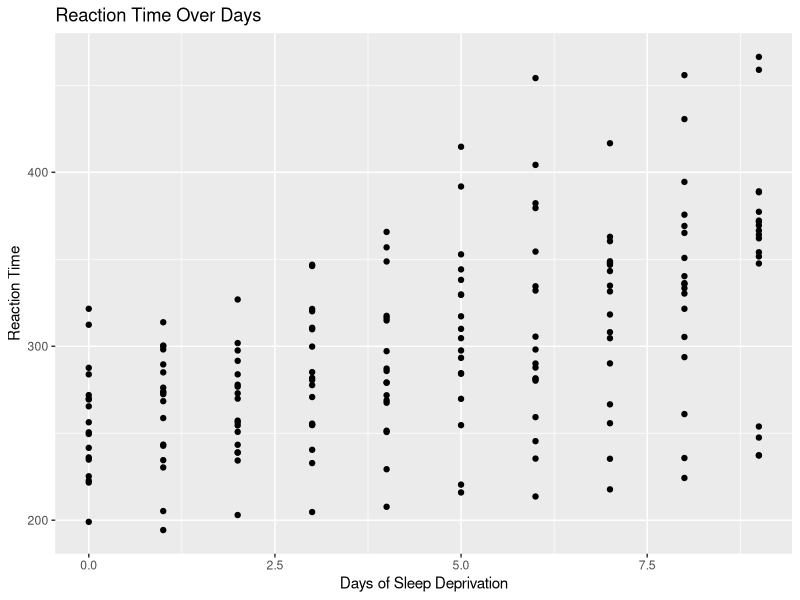
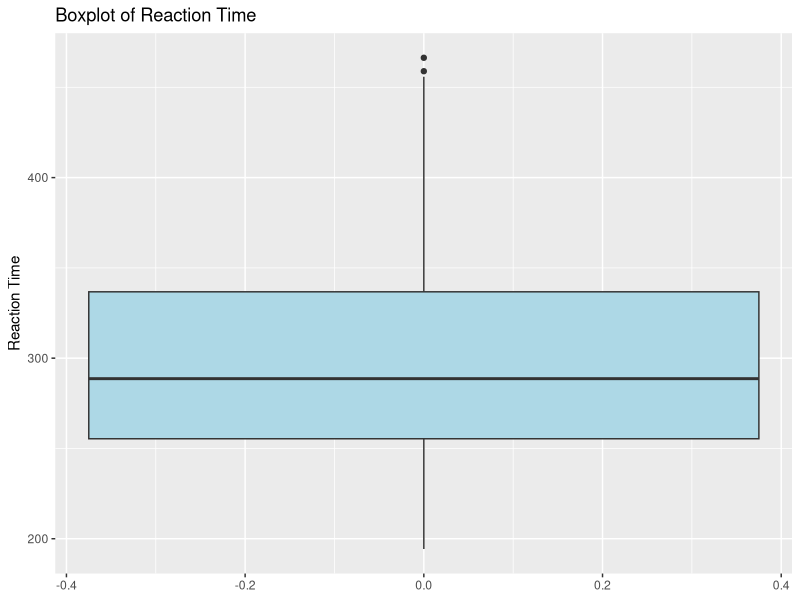
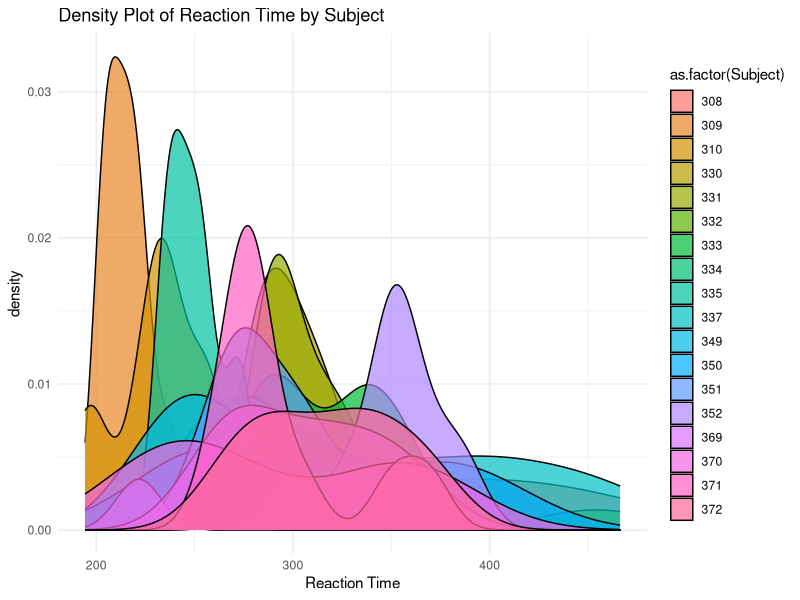
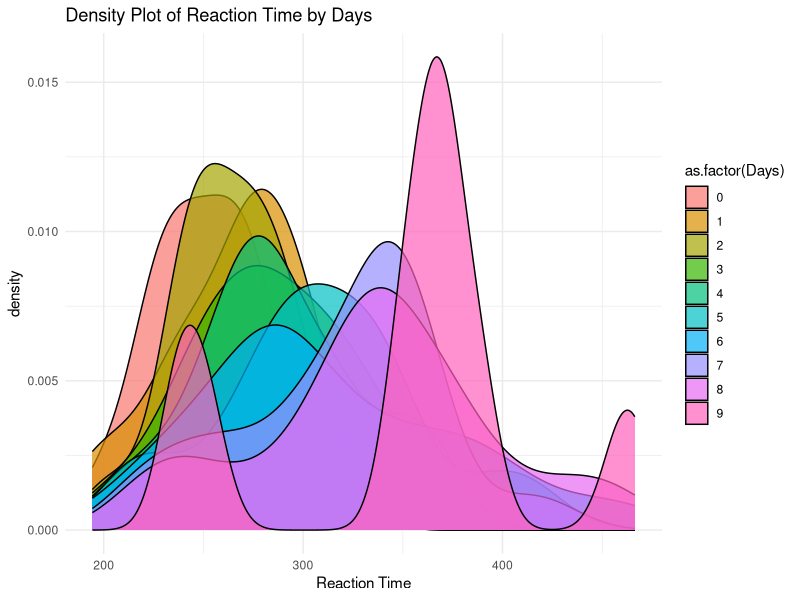
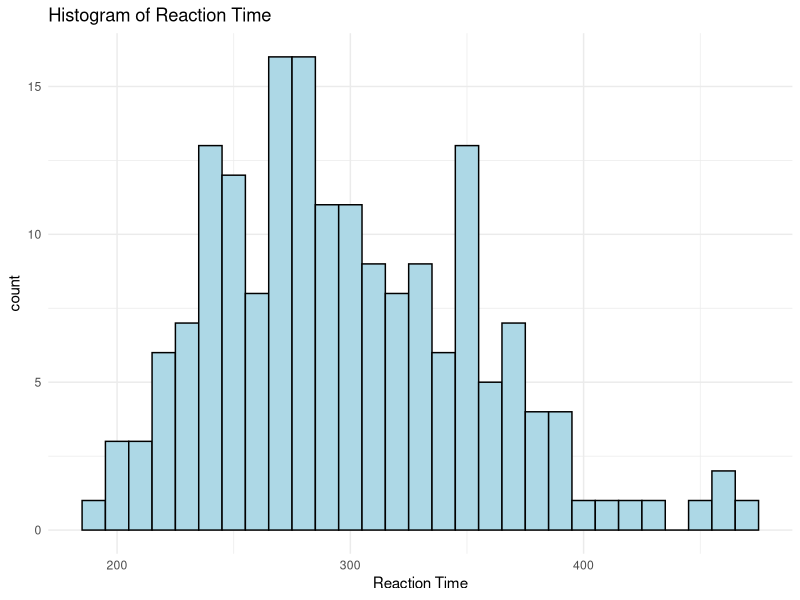
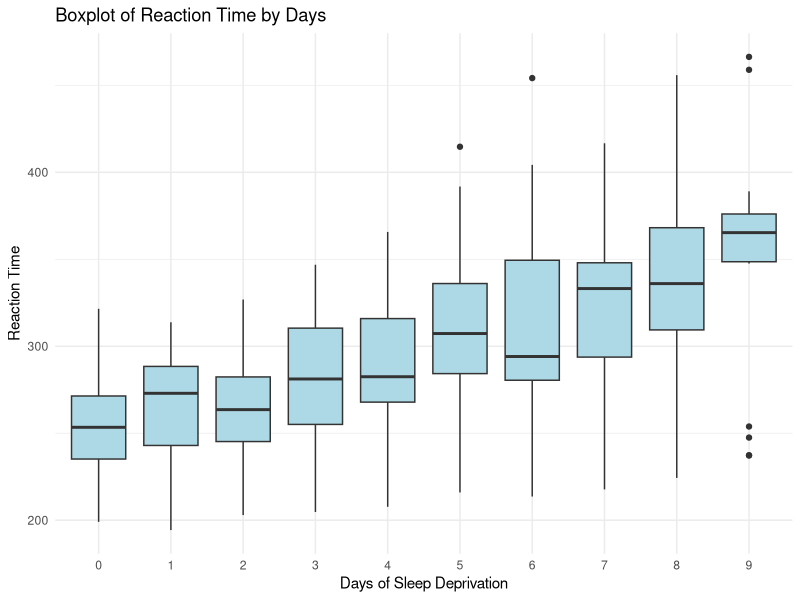
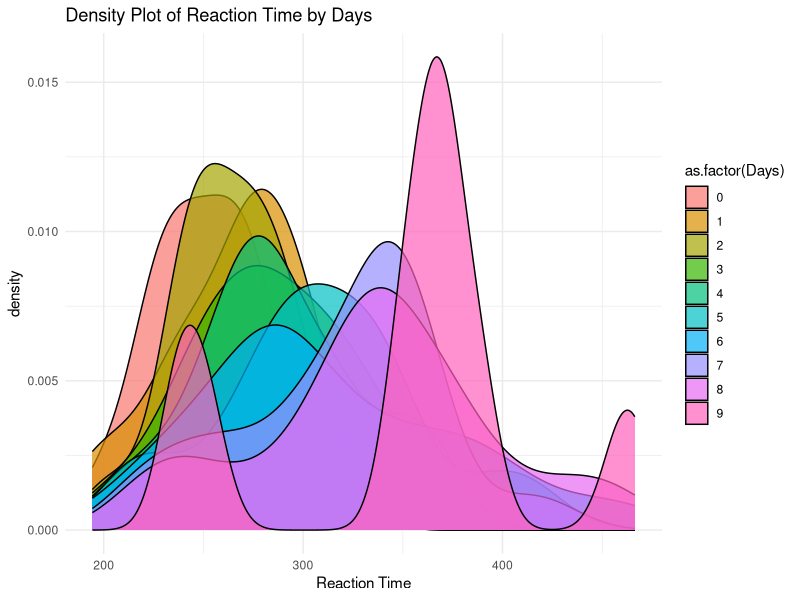
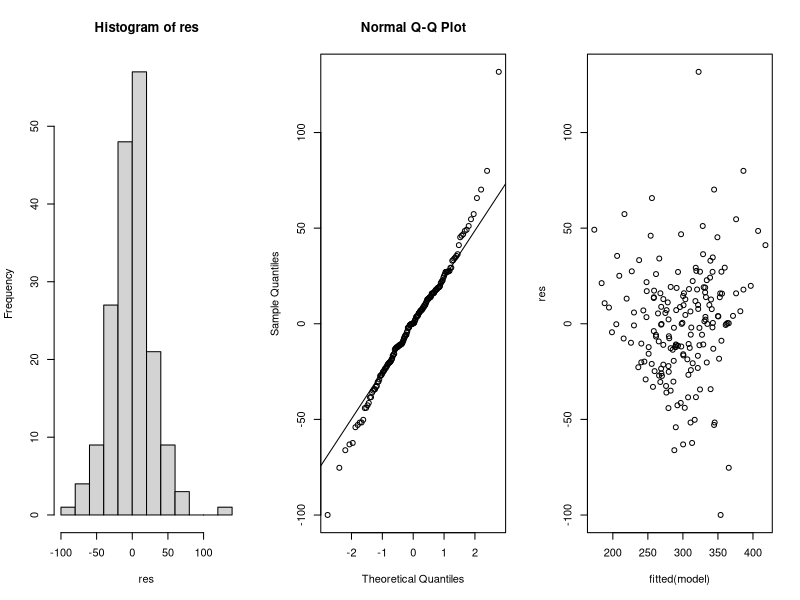

The R script that drew these images, in order:
library(lme4)
library('tidyverse')
library('broom')
library(ggplot2)
library(Matrix)
library(dplyr)

install.packages("xtable")
library(xtable)

#install.packages("reprex")
#install.packages("pak")
#pak::pak("tidyverse/reprex")

#1. Data Exploration
#a. Loading the data from R library
data("sleepstudy")

#Viewing the top 6 rows of the data to know what it is made of
head(sleepstudy)

#b. Exploring the structure of the dataset
str(sleepstudy)


#c. Visualization 
# Scatter plot
sleepstudy %>%
  ggplot(aes(x = Days, y = Reaction)) +
  geom_point() +
  labs(title = "Reaction Time Over Days",
       x = "Days of Sleep Deprivation", y = "Reaction Time")

# Boxplot
sleepstudy %>%
  ggplot(aes(y = Reaction)) +
  geom_boxplot(fill = "lightblue") +
  labs(title = "Boxplot of Reaction Time", y = "Reaction Time")
 
# Density plot
# The plot shows the densityplot of reaction time by subject
sleepstudy %>%
  ggplot(aes(x = Reaction, fill = as.factor(Subject))) +
  geom_density(alpha = 0.7) +
  labs(title = "Density Plot of Reaction Time by Subject", x = "Reaction Time") +
  theme_minimal()

# The plot shows the densityplot of reaction time by days
sleepstudy %>%
  ggplot(aes(x = Reaction, fill = as.factor(Days))) +
  geom_density(alpha = 0.7) +
  labs(title = "Density Plot of Reaction Time by Days", x = "Reaction Time") +
  theme_minimal()


#2 Descriptive Statistics

# a. summary statistics for the key variables
# grouping by days

summary_by_days <- sleepstudy %>%
  group_by(Days) %>%
  summarise(
    Mean_Reaction = mean(Reaction),
    Median_Reaction = median(Reaction),
    SD_Reaction = sd(Reaction),
    Min_Reaction = min(Reaction),
    Max_Reaction = max(Reaction)) %>% 
  mutate_all(~round(., 1))
summary_by_days

write.table(summary_by_days, file = "summary_by_days.txt", sep = ",", quote = FALSE, row.names = F)

summary_by_subject <- sleepstudy %>%
  group_by(Subject) %>%
  summarise(
    Mean_Reaction = mean(Reaction),
    Median_Reaction = median(Reaction),
    SD_Reaction = sd(Reaction),
    Min_Reaction = min(Reaction),
    Max_Reaction = max(Reaction))
summary_by_subject

write.table(summary_by_subject, file = "summary_by_subject.txt", sep = ",", quote = FALSE, row.names = F)


# b. Create visualizations

# Histogram
sleepstudy %>%
  ggplot(aes(x = Reaction)) +
  geom_histogram(binwidth = 10, fill = "lightblue", color = "black") +
  labs(title = "Histogram of Reaction Time", x = "Reaction Time") +
  theme_minimal()

# Boxplot by Days
sleepstudy %>%
  ggplot(aes(x = as.factor(Days), y = Reaction)) +
  geom_boxplot(fill = "lightblue") +
  labs(title = "Boxplot of Reaction Time by Days", x = "Days of Sleep Deprivation", y = "Reaction Time") +
  theme_minimal()

# The plot shows the densityplot of reaction time by days
sleepstudy %>%
  ggplot(aes(x = Reaction, fill = as.factor(Days))) +
  geom_density(alpha = 0.7) +
  labs(title = "Density Plot of Reaction Time by Days", x = "Reaction Time") +
  theme_minimal()

#3: Fit an adequate Model(s)

# a mixed-effects model

# The dataset involves repeated measurements on the same subjects over multiple days, introducing a level of dependency in the data. 
# A mixed-effects model is well-suited for handling this type of correlated observations within subjects.

model <- lmer(Reaction ~ Days + (1 | Subject), data = sleepstudy)
model


#4: Interpret the results
summary(model)

#For the fixed effects
# the intercept 251.41 represnts the average reaction time at day 0.
#  the reaction time increases by approximately 10.47 units per day.

#For the mixed effect

# The intercept(subject) S.D 37.12 reflects the variability in the baseline reaction times among different subjects.
# The residual S.D 30.99 is the unexplained variability in reaction times after accounting for fixed and random effects.




#5: Residual Analysis
res <- residuals(model)

#set graphical parameters to generate plot matrix
par(mfrow =c(1,3))

# Plot 1 histogram
hist(res)

# Plot 2 Q-Q Plot
qqnorm(res)
qqline(res)

#Plot 3  Residual plot

plot(fitted(model), res)

